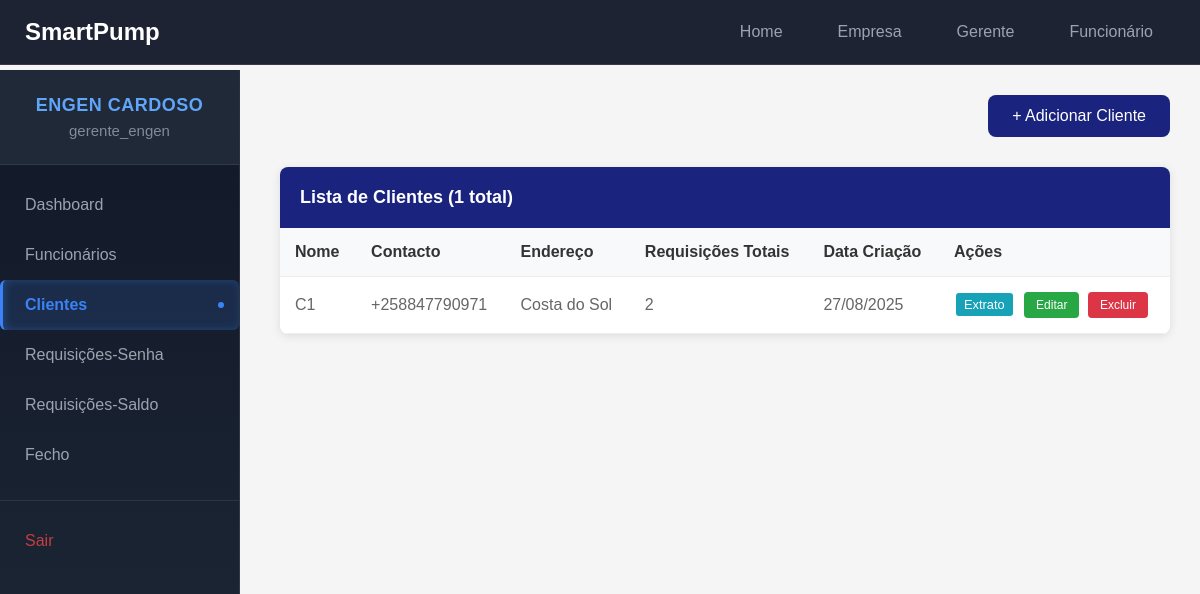
/gerente/clientes/ (signed in), run on the app's committed database.
### empresas/models.py (models this page shows, shortened)
class Empresa(models.Model):
   nome = models.CharField(max_length=200)
   status = models.BooleanField(default=True)
   gerente = models.OneToOneField(User, on_delete=models.CASCADE, related_name='empresa_gerenciada')

### gerente/models.py (models this page shows, shortened)
class Cliente(models.Model):
   empresa = models.ForeignKey(Empresa, on_delete=models.CASCADE, related_name='clientes', null=True, blank=True)
   nome = models.CharField(max_length=100)
   email = models.EmailField(blank=True, null=True)
   contacto = models.CharField(max_length=20, blank=True, null=True)
   endereco = models.TextField(blank=True, null=True)
   data_criacao = models.DateTimeField(auto_now_add=True)

### gerente/views.py (the view, shortened to what this page needs)
# urls.py: path('clientes/', views.clientes, name='clientes'),
@user_passes_test(is_gerente, login_url='/login/')
def clientes(request):
    empresa = get_empresa_usuario(request.user)
    if not empresa:
        messages.error(request, 'Empresa não encontrada.')
        return redirect('login')
    from django.db.models import Count
    clientes = Cliente.objects.filter(empresa=empresa).annotate(
        total_requisicoes=Count('requisicoes') + Count('requisicoes_saldo')
    ).order_by('-data_criacao')
    search = request.GET.get('search', '')
    context = {
        'clientes': clientes,
        'search': search,
    }
    return render(request, 'gerente/clientes.html', context)

### gerente/context_processors.py (called while the page is built)
def empresa_context(request):
    if request.user.is_authenticated:
        try:
            if hasattr(request.user, 'empresa_gerenciada'):
                return {'empresa_atual': request.user.empresa_gerenciada}
            elif hasattr(request.user, 'funcionario'):
                return {'empresa_atual': request.user.funcionario.empresa}
        except:
            pass
    return {'empresa_atual': None}

### gerente/views.py (called while the page is built)
def is_gerente(user):
  return user.groups.filter(name='Gerente').exists()

def get_empresa_usuario(user):
   try:
       if hasattr(user, 'empresa_gerenciada'):
           return user.empresa_gerenciada
       elif hasattr(user, 'funcionario'):
           return user.funcionario.empresa
   except:
       pass
   return None

### templates/gerente/clientes.html (shortened to what this page needs)
{% extends 'gerente/base.html' %}
{% block content %}
<div class="content-header">
    <a href="{% url 'adicionar_cliente' %}" class="btn-primary">
        + Adicionar Cliente
    </a>
</div>
<div class="table-container">
    <div class="table-header">
        <h3>Lista de Clientes ({{ clientes.count }} total)</h3>
    </div>
    <div class="table-wrapper">
        {% if clientes %}
        <table>
            <thead>
                <tr>
                    <th>Nome</th>
                    <th>Contacto</th>
                    <th>Endereço</th>
                    <th>Requisições Totais</th>
                    <th>Data Criação</th>
                    <th>Ações</th>
                </tr>
            </thead>
            <tbody>
                {% for cliente in clientes %}
                <tr>
                    <td>{{ cliente.nome }}</td>
                    <td>{{ cliente.contacto|default:"N/A" }}</td>
                    <td>{{ cliente.endereco|default:"N/A" }}</td>
                    <td>
                        <span class="requisicoes-badge">{{ cliente.total_requisicoes }}</span>
                    </td>
                    <td>{{ cliente.data_criacao|date:"d/m/Y" }}</td>
                    <td class="actions-cell">
                        <a href="{% url 'extrato_cliente' cliente.id %}" class="btn-action btn-view">Extrato</a>
                        <a href="{% url 'editar_cliente' cliente.id %}" class="btn-action btn-edit">Editar</a>
                        <a href="{% url 'deletar_cliente' cliente.id %}" class="btn-action btn-delete"
                            onclick="return confirm('Tem certeza que deseja excluir {{ cliente.nome }}?')">Excluir</a>
                    </td>
                </tr>
                {% endfor %}
            </tbody>
        </table>
        {% endif %}
    </div>
</div>
{% endblock %}

### templates/gerente/sidebar.html (shortened to what this page needs)
<div class="sidebar">
    <div class="user-section">
        <div class="empresa-name">{{ empresa_atual.nome|default:"Sistema" }}</div>
        <div class="user-info">{{ request.user.get_full_name|default:request.user.username }}</div>
    </div>
    <nav class="sidebar-nav">
        <ul class="nav-list">
            <li class="nav-item">
                <a href="{% url 'dashboard' %}" class="nav-link {% if request.resolver_match.url_name == 'dashboard' %}active{% endif %}">
                    Dashboard
                </a>
            </li>
            <li class="nav-item">
                <a href="{% url 'funcionarios' %}" class="nav-link {% if request.resolver_match.url_name == 'funcionarios' %}active{% endif %}">
                    Funcionários
                </a>
            </li>
            <li class="nav-item">
                <a href="{% url 'clientes' %}" class="nav-link {% if request.resolver_match.url_name == 'clientes' %}active{% endif %}">
                    Clientes
                </a>
            </li>
            <li class="nav-item">
                <a href="{% url 'requisicoes' %}" class="nav-link {% if request.resolver_match.url_name == 'requisicoes' %}active{% endif %}">
                    Requisições-Senha
                </a>
            </li>
            <li class="nav-item">
                <a href="{% url 'requisicoes_saldo' %}" class="nav-link {% if request.resolver_match.url_name == 'requisicoes_saldo' %}active{% endif %}">
                    Requisições-Saldo
                </a>
            </li>
            <li class="nav-item">
                <a href="{% url 'fecho' %}" class="nav-link {% if request.resolver_match.url_name == 'fechos' %}active{% endif %}">
                    Fecho
                </a>
            </li>
            <li class="nav-item nav-divider">
                <a href="{% url 'logout' %}" class="nav-link nav-logout">
                    Sair
                </a>
            </li>
        </ul>
    </nav>
</div>

### templates/gerente/base.html (style rules this page uses)
* { margin: 0; padding: 0; box-sizing: border-box; }
body { font-family: Arial, sans-serif; background-color: #f5f5f5; overflow-x: hidden; padding-top: 65px; }
.content-header { margin-bottom: 30px; display: flex; justify-content: space-between; align-items: center; }
.btn-primary { background-color: #1a237e; color: white; padding: 12px 24px; border: none; border-radius: 8px; cursor: pointer; font-size: 16px; font-weight: 500; transition: background-color 0.3s ease, transform 0.2s ease; text-decoration: none; display: inline-block; }
.table-container { background: white; border-radius: 8px; box-shadow: 0 2px 10px rgba(0, 0, 0, 0.1); overflow: hidden; }
.table-header { background-color: #1a237e; color: white; padding: 20px; }
.table-header h3 { font-size: 18px; font-weight: 600; }
.table-wrapper { overflow-x: auto; }
table { width: 100%; border-collapse: collapse; }
th, td { padding: 15px; text-align: left; border-bottom: 1px solid #eee; }
th { background-color: #f8f9fa; font-weight: 600; color: #333; position: sticky; top: 0; z-index: 1; }
td { color: #666; }
.btn-action { padding: 6px 12px; margin: 0 2px; border: none; border-radius: 4px; cursor: pointer; font-size: 12px; font-weight: 500; transition: all 0.2s ease; text-decoration: none; display: inline-block; }
.btn-edit { background-color: #28a745; color: white; }
.btn-delete { background-color: #dc3545; color: white; }

### templates/gerente/navbar.html (style rules this page uses)
.nav-link { color: rgba(255, 255, 255, 0.8); text-decoration: none; padding: 8px 16px; border-radius: 6px; transition: all 0.2s ease; font-size: 0.95rem; font-weight: 400; }

### templates/gerente/sidebar.html (style rules this page uses)
.sidebar { width: 240px; background: linear-gradient(180deg, #111827, #1f2937); min-height: calc(100vh - 70px); position: fixed; left: 0; top: 70px; overflow-y: auto; border-right: 1px solid rgba(255,255,255,0.1); z-index: 1000; }
.user-section { padding: 25px 15px; background: #1f2937; text-align: center; border-bottom: 1px solid rgba(255, 255, 255, 0.08); }
.empresa-name { color: #60a5fa; font-size: 18px; font-weight: 700; letter-spacing: 0.5px; margin-bottom: 6px; text-transform: uppercase; }
.user-info { color: #9ca3af; font-size: 15px; font-weight: 500; opacity: 0.8; }
.sidebar-nav { padding-top: 15px; }
.nav-list { list-style: none; padding: 0; margin: 0; }
.nav-item { margin: 0; }
.nav-divider { margin-top: auto; border-top: 1px solid rgba(255, 255, 255, 0.08); padding-top: 15px; margin-top: 20px; }
.nav-link { display: block; padding: 16px 22px; color: #9ca3af; text-decoration: none; font-size: 16px; font-weight: 500; border-left: 3px solid transparent; position: relative; }
.nav-link.active { background: rgba(59, 130, 246, 0.15); color: #3b82f6; border-left-color: #3b82f6; font-weight: 600; box-shadow: inset 2px 0 8px rgba(59, 130, 246, 0.3); }
.nav-link.active::before { content: ''; position: absolute; right: 15px; top: 50%; transform: translateY(-50%); width: 6px; height: 6px; background: #3b82f6; border-radius: 50%; }
.nav-logout { color: #ef4444 !important; opacity: 0.8; }

### templates/gerente/clientes.html (style rules this page uses)
.btn-action.btn-view { background-color: #17a2b8; color: white; padding: 4px 8px; border: none; border-radius: 3px; text-decoration: none; font-size: 0.8rem; margin-right: 5px; }

### data on the page
Empresa: nome "ENGEN CARDOSO"
Cliente: nome "C1", contacto "+258847790971", endereco "Costa do Sol", total_requisicoes "2", data_criacao "27/08/2025"

### other printed values
{{ request.user.get_full_name|default:request.user.username }} "gerente_engen"
{{ clientes.count }} "1"
